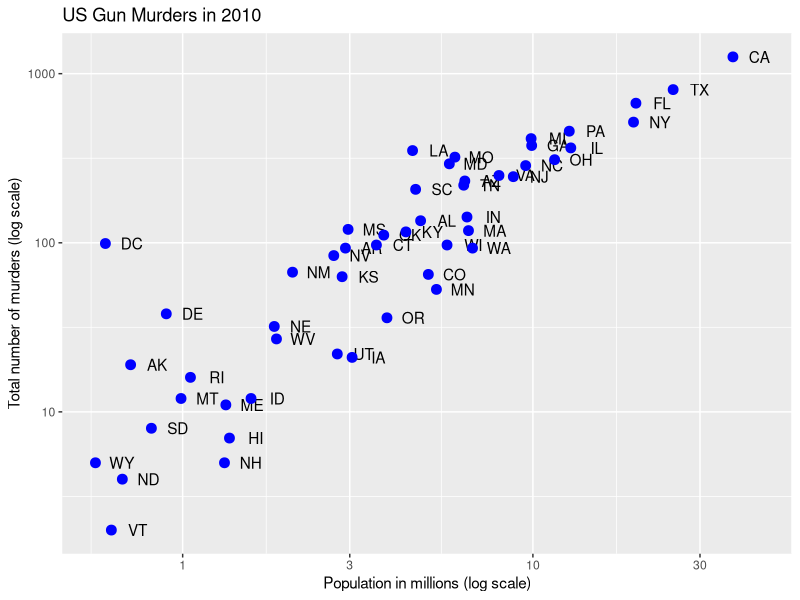
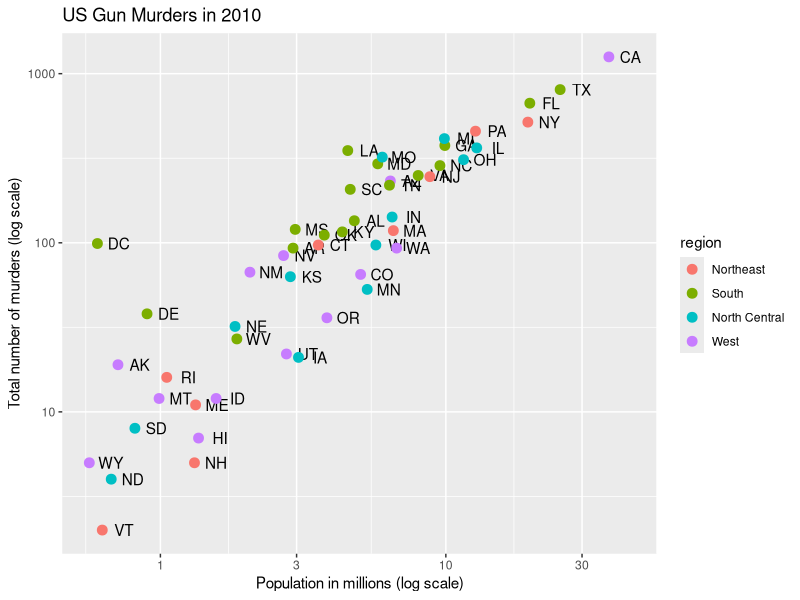
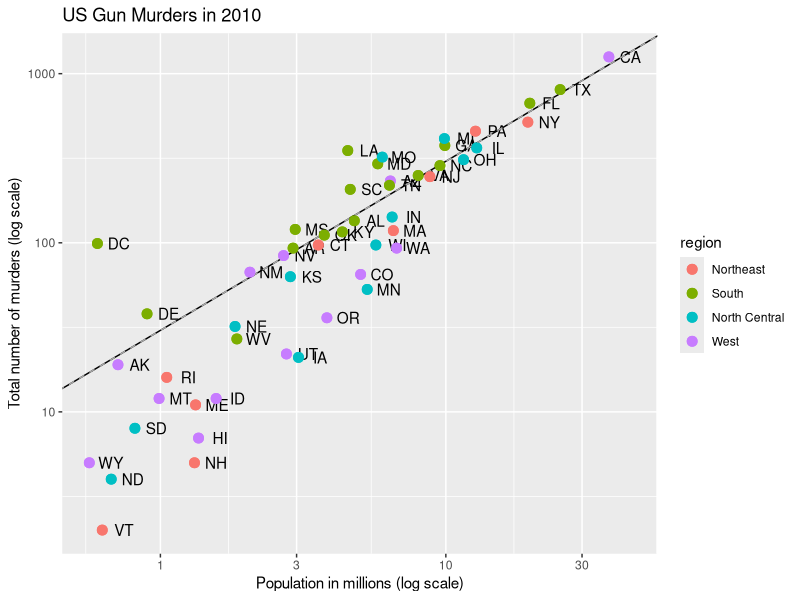

The R script that drew these images, in order:
#Same plot

library(tidyverse)
library(dslabs)
data(murders)
p <- murders %>%
    ggplot(aes(population/10^6, total, label = abb)) +
    geom_text(nudge_x = 0.075) +
    scale_x_log10() +
    scale_y_log10() +
    xlab("Population in millions (log scale)") +
    ylab("Total number of murders (log scale)") +
    ggtitle("US Gun Murders in 2010")
    

#Adding the colouring layer

# make all points blue
p + geom_point(size = 3, color = "blue")

# color points by region
p + geom_point(aes(col = region), size = 3)

# define average murder rate
r <- murders %>%
  summarize(rate = sum(total) / sum(population) * 10^6) %>%
  pull(rate)

# basic line with average murder rate for the country
p <- p + geom_point(aes(col = region), size = 3) +
  geom_abline(intercept = log10(r))    # slope is default of 1

# change line to dashed and dark grey, line under points
p +
  geom_abline(intercept = log10(r), lty = 2, color = "darkgrey") +
  geom_point(aes(col = region), size = 3)
